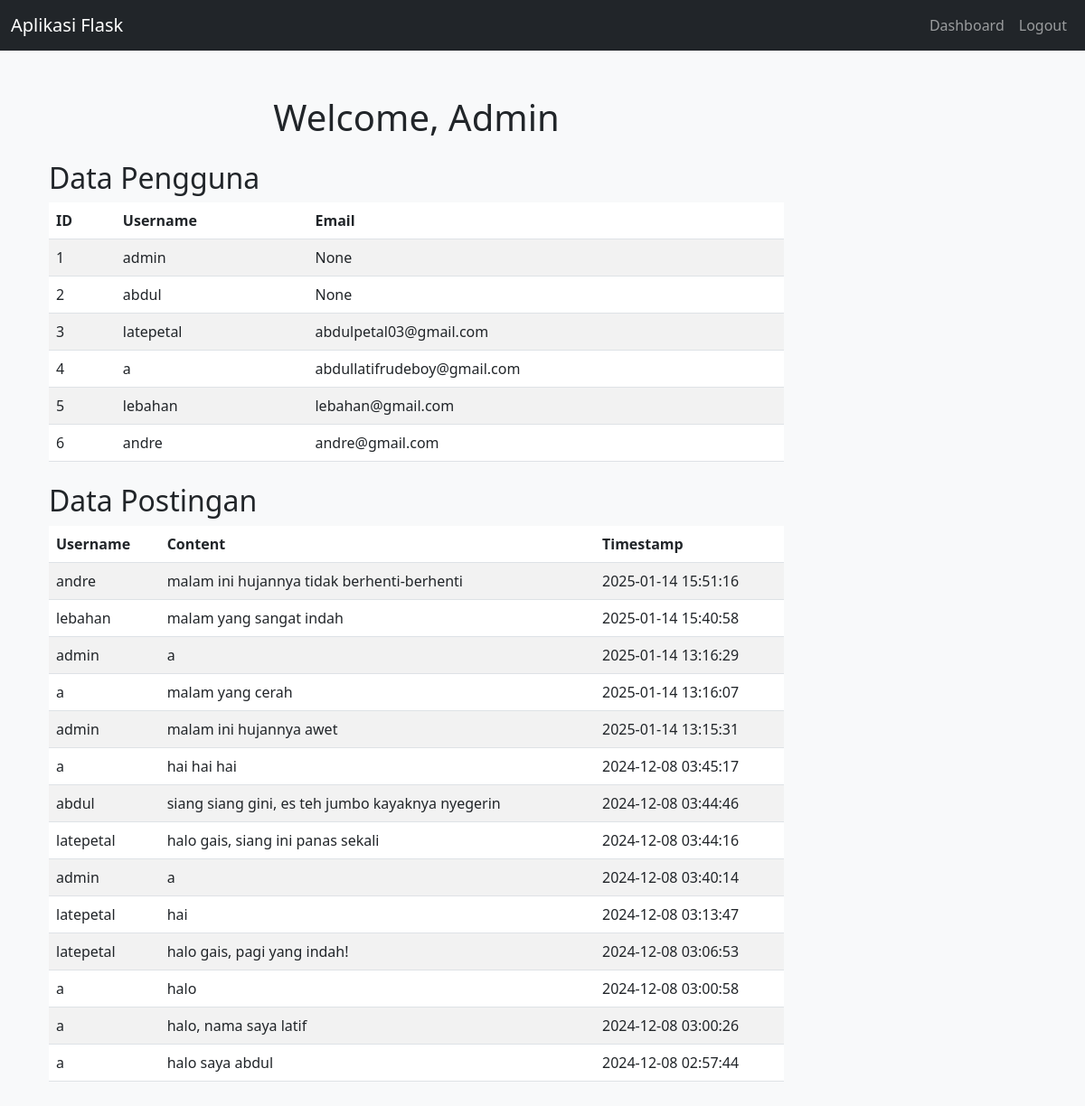
Page /admin (signed in) on the earlier database version.
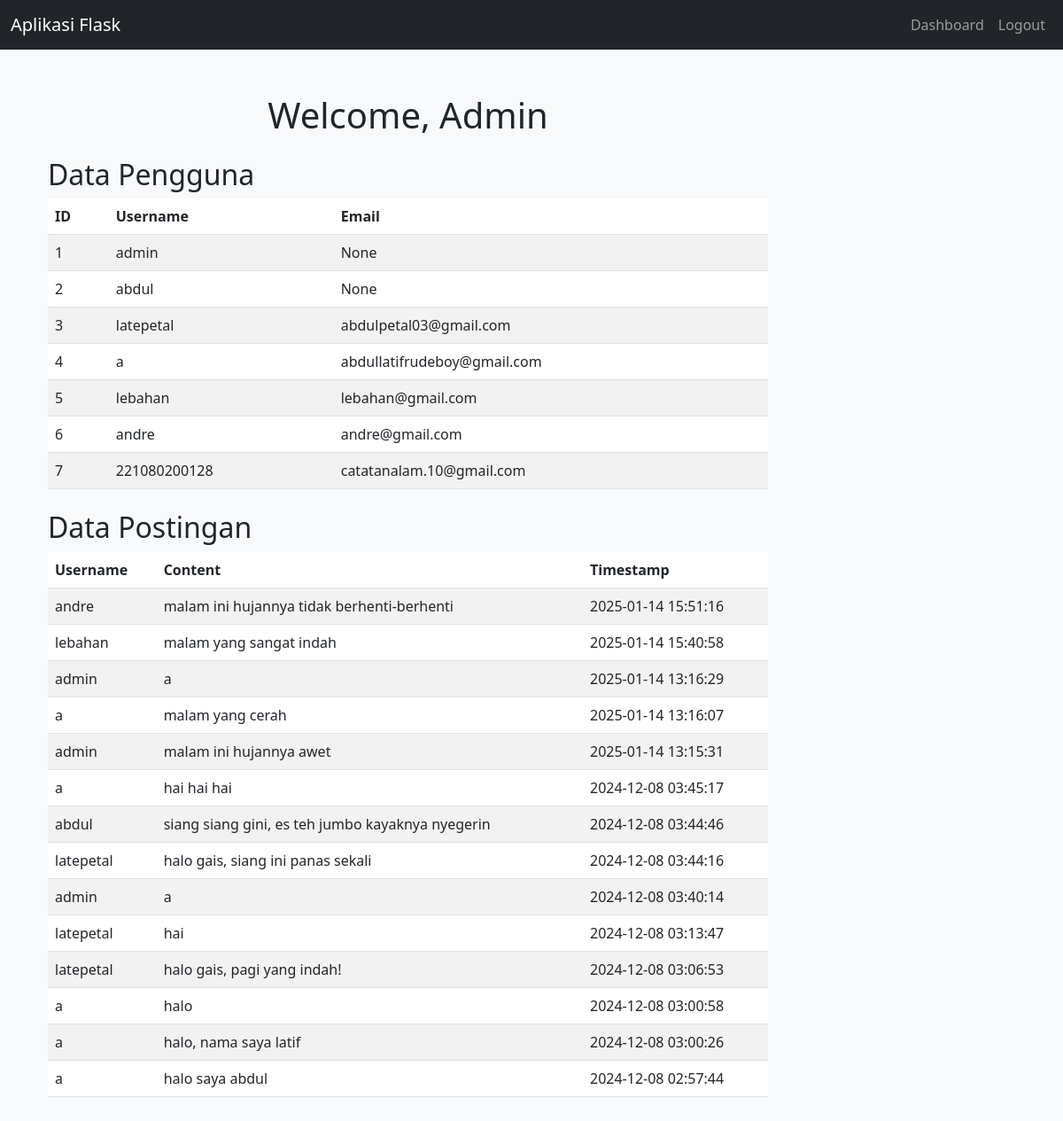
Same page on the later database version.
### tables this page shows
CREATE TABLE "users" (
	"id"	INTEGER,
	"username"	TEXT NOT NULL UNIQUE,
	"password"	TEXT NOT NULL,
	"email"	TEXT,
	"is_admin"	BOOLEAN DEFAULT 0,
	PRIMARY KEY("id" AUTOINCREMENT)
);

CREATE TABLE uploaded_texts (
            id INTEGER PRIMARY KEY AUTOINCREMENT,
            user_id INTEGER NOT NULL,
            text_content TEXT NOT NULL,
            created_at TIMESTAMP DEFAULT CURRENT_TIMESTAMP,
            FOREIGN KEY (user_id) REFERENCES users (id)
        );

### app.py (the view)
@app.route("/admin", methods=["GET"])
def admin_dashboard():
    if "user_id" not in session or not session.get("is_admin"):  # Pastikan hanya admin yang bisa akses
        flash("Anda tidak memiliki akses ke halaman ini.", "warning")
        return redirect(url_for("login"))
    conn = get_db_connection()
    users = conn.execute("SELECT id, username, email FROM users").fetchall()
    posts = conn.execute("""
        SELECT
            u.username,
            t.text_content,
            t.created_at
        FROM
            uploaded_texts t
        JOIN
            users u
        ON
            t.user_id = u.id
        ORDER BY t.created_at DESC
    """).fetchall()
    conn.close()
    return render_template("admin_dashboard.html", users=users, posts=posts)

### app.py (called while the page is built)
def get_db_connection():
    conn = sqlite3.connect('users.db')
    conn.row_factory = sqlite3.Row  # Supaya hasil query berbentuk dictionary-like
    return conn

### templates/admin_dashboard.html (shortened to what this page needs)
{% extends "base.html" %} {% block content %}
<div class="col-md-9">
  <div class="container my-5">
    <h1 class="text-center">Welcome, Admin</h1>
    <div class="user-table my-4">
      <h2>Data Pengguna</h2>
      <table class="table table-striped">
        <thead>
          <tr>
            <th>ID</th>
            <th>Username</th>
            <th>Email</th>
          </tr>
        </thead>
        <tbody>
          {% for user in users %}
          <tr>
            <td>{{ user['id'] }}</td>
            <td>{{ user['username'] }}</td>
            <td>{{ user['email'] }}</td>
          </tr>
          {% endfor %}
        </tbody>
      </table>
    </div>
    <div class="post-table my-4">
      <h2>Data Postingan</h2>
      <table class="table table-striped">
        <thead>
          <tr>
            <th>Username</th>
            <th>Content</th>
            <th>Timestamp</th>
          </tr>
        </thead>
        <tbody>
          {% for post in posts %}
          <tr>
            <td>{{ post['username'] }}</td>
            <td>{{ post['text_content'] }}</td>
            <td>{{ post['created_at'] }}</td>
          </tr>
          {% endfor %}
        </tbody>
      </table>
    </div>
  </div>
</div>
</div>
{% endblock %}

### templates/base.html (shortened to what this page needs)
<!DOCTYPE html>
<html lang="en">
  <head>
    <link
      href="https://cdn.jsdelivr.net/npm/bootstrap@5.3.0/dist/css/bootstrap.min.css"
      rel="stylesheet"
    />
  </head>
  <body>
    <nav class="navbar navbar-expand-lg navbar-dark bg-dark">
      <div class="container-fluid">
        <a class="navbar-brand" href="/">Aplikasi Flask</a>
        <div class="collapse navbar-collapse" id="navbarNav">
          <ul class="navbar-nav ms-auto">
            {% if session.get('username') %}
            <li class="nav-item">
              <a class="nav-link" href="/dashboard">Dashboard</a>
            </li>
            <li class="nav-item">
              <a class="nav-link" href="/logout">Logout</a>
            </li>
            {% endif %}
          </ul>
        </div>
      </div>
    </nav>
    <div class="container">
       {% block content %}{% endblock %}
  </body>
</html>

### templates/base.html (style rules this page uses)
body { background-color: #f8f9fa; }
.container { margin-top: 50px; }

Differences in the rows shown:
added users: id "7", username "221080200128", email "catatanalam.10@gmail.com"
